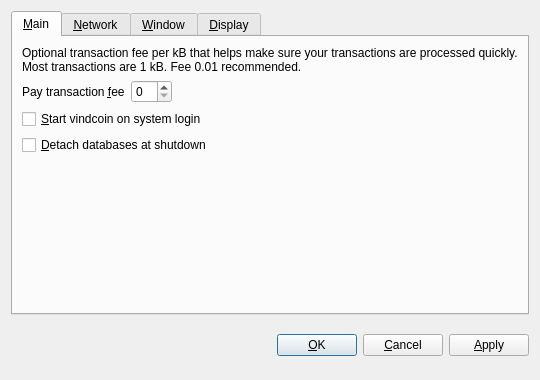
<?xml version="1.0" encoding="UTF-8"?>
<ui version="4.0">
 <class>OptionsDialog</class>
 <widget class="QDialog" name="OptionsDialog">
  <property name="geometry">
   <rect>
    <x>0</x>
    <y>0</y>
    <width>540</width>
    <height>380</height>
   </rect>
  </property>
  <property name="windowTitle">
   <string>Options</string>
  </property>
  <property name="modal">
   <bool>true</bool>
  </property>
  <layout class="QVBoxLayout" name="verticalLayout">
   <item>
    <widget class="QTabWidget" name="tabWidget">
     <property name="tabPosition">
      <enum>QTabWidget::North</enum>
     </property>
     <property name="currentIndex">
      <number>0</number>
     </property>
     <widget class="QWidget" name="tabMain">
      <attribute name="title">
       <string>&amp;Main</string>
      </attribute>
      <layout class="QVBoxLayout" name="verticalLayout_Main">
       <item>
        <widget class="QLabel" name="transactionFeeInfoLabel">
         <property name="text">
          <string>Optional transaction fee per kB that helps make sure your transactions are processed quickly. Most transactions are 1 kB. Fee 0.01 recommended.</string>
         </property>
         <property name="textFormat">
          <enum>Qt::PlainText</enum>
         </property>
         <property name="wordWrap">
          <bool>true</bool>
         </property>
        </widget>
       </item>
       <item>
        <layout class="QHBoxLayout" name="horizontalLayout_Main">
         <item>
          <widget class="QLabel" name="transactionFeeLabel">
           <property name="text">
            <string>Pay transaction &amp;fee</string>
           </property>
           <property name="textFormat">
            <enum>Qt::PlainText</enum>
           </property>
           <property name="buddy">
            <cstring>transactionFee</cstring>
           </property>
          </widget>
         </item>
         <item>
          <widget class="BitcoinAmountField" name="transactionFee"/>
         </item>
         <item>
          <spacer name="horizontalSpacer_Main">
           <property name="orientation">
            <enum>Qt::Horizontal</enum>
           </property>
           <property name="sizeHint" stdset="0">
            <size>
             <width>40</width>
             <height>20</height>
            </size>
           </property>
          </spacer>
         </item>
        </layout>
       </item>
       <item>
        <widget class="QCheckBox" name="bitcoinAtStartup">
         <property name="toolTip">
          <string>Automatically start vindcoin after logging in to the system.</string>
         </property>
         <property name="text">
          <string>&amp;Start vindcoin on system login</string>
         </property>
        </widget>
       </item>
       <item>
        <widget class="QCheckBox" name="detachDatabases">
         <property name="toolTip">
          <string>Detach block and address databases at shutdown. This means they can be moved to another data directory, but it slows down shutdown. The wallet is always detached.</string>
         </property>
         <property name="text">
          <string>&amp;Detach databases at shutdown</string>
         </property>
        </widget>
       </item>
       <item>
        <spacer name="verticalSpacer_Main">
         <property name="orientation">
          <enum>Qt::Vertical</enum>
         </property>
         <property name="sizeHint" stdset="0">
          <size>
           <width>20</width>
           <height>40</height>
          </size>
         </property>
        </spacer>
       </item>
      </layout>
     </widget>
     <widget class="QWidget" name="tabNetwork">
      <attribute name="title">
       <string>&amp;Network</string>
      </attribute>
      <layout class="QVBoxLayout" name="verticalLayout_Network">
       <item>
        <widget class="QCheckBox" name="mapPortUpnp">
         <property name="toolTip">
          <string>Automatically open the vindcoin client port on the router. This only works when your router supports UPnP and it is enabled.</string>
         </property>
         <property name="text">
          <string>Map port using &amp;UPnP</string>
         </property>
        </widget>
       </item>
       <item>
        <widget class="QCheckBox" name="connectSocks">
         <property name="toolTip">
          <string>Connect to the vindcoin network through a SOCKS proxy (e.g. when connecting through Tor).</string>
         </property>
         <property name="text">
          <string>&amp;Connect through SOCKS proxy:</string>
         </property>
        </widget>
       </item>
       <item>
        <layout class="QHBoxLayout" name="horizontalLayout_Network">
         <item>
          <widget class="QLabel" name="proxyIpLabel">
           <property name="text">
            <string>Proxy &amp;IP:</string>
           </property>
           <property name="textFormat">
            <enum>Qt::PlainText</enum>
           </property>
           <property name="buddy">
            <cstring>proxyIp</cstring>
           </property>
          </widget>
         </item>
         <item>
          <widget class="QValidatedLineEdit" name="proxyIp">
           <property name="maximumSize">
            <size>
             <width>140</width>
             <height>16777215</height>
            </size>
           </property>
           <property name="toolTip">
            <string>IP address of the proxy (e.g. 127.0.0.1)</string>
           </property>
          </widget>
         </item>
         <item>
          <widget class="QLabel" name="proxyPortLabel">
           <property name="text">
            <string>&amp;Port:</string>
           </property>
           <property name="textFormat">
            <enum>Qt::PlainText</enum>
           </property>
           <property name="buddy">
            <cstring>proxyPort</cstring>
           </property>
          </widget>
         </item>
         <item>
          <widget class="QLineEdit" name="proxyPort">
           <property name="maximumSize">
            <size>
             <width>55</width>
             <height>16777215</height>
            </size>
           </property>
           <property name="toolTip">
            <string>Port of the proxy (e.g. 9050)</string>
           </property>
          </widget>
         </item>
         <item>
          <widget class="QLabel" name="socksVersionLabel">
           <property name="text">
            <string>SOCKS &amp;Version:</string>
           </property>
           <property name="textFormat">
            <enum>Qt::PlainText</enum>
           </property>
           <property name="buddy">
            <cstring>socksVersion</cstring>
           </property>
          </widget>
         </item>
         <item>
          <widget class="QValueComboBox" name="socksVersion">
           <property name="toolTip">
            <string>SOCKS version of the proxy (e.g. 5)</string>
           </property>
          </widget>
         </item>
         <item>
          <spacer name="horizontalSpacer_Network">
           <property name="orientation">
            <enum>Qt::Horizontal</enum>
           </property>
           <property name="sizeHint" stdset="0">
            <size>
             <width>40</width>
             <height>20</height>
            </size>
           </property>
          </spacer>
         </item>
        </layout>
       </item>
       <item>
        <spacer name="verticalSpacer_Network">
         <property name="orientation">
          <enum>Qt::Vertical</enum>
         </property>
         <property name="sizeHint" stdset="0">
          <size>
           <width>20</width>
           <height>40</height>
          </size>
         </property>
        </spacer>
       </item>
      </layout>
     </widget>
     <widget class="QWidget" name="tabWindow">
      <attribute name="title">
       <string>&amp;Window</string>
      </attribute>
      <layout class="QVBoxLayout" name="verticalLayout_Window">
       <item>
        <widget class="QCheckBox" name="minimizeToTray">
         <property name="toolTip">
          <string>Show only a tray icon after minimizing the window.</string>
         </property>
         <property name="text">
          <string>&amp;Minimize to the tray instead of the taskbar</string>
         </property>
        </widget>
       </item>
       <item>
        <widget class="QCheckBox" name="minimizeOnClose">
         <property name="toolTip">
          <string>Minimize instead of exit the application when the window is closed. When this option is enabled, the application will be closed only after selecting Quit in the menu.</string>
         </property>
         <property name="text">
          <string>M&amp;inimize on close</string>
         </property>
        </widget>
       </item>
       <item>
        <spacer name="verticalSpacer_Window">
         <property name="orientation">
          <enum>Qt::Vertical</enum>
         </property>
         <property name="sizeHint" stdset="0">
          <size>
           <width>20</width>
           <height>40</height>
          </size>
         </property>
        </spacer>
       </item>
      </layout>
     </widget>
     <widget class="QWidget" name="tabDisplay">
      <attribute name="title">
       <string>&amp;Display</string>
      </attribute>
      <layout class="QVBoxLayout" name="verticalLayout_Display">
       <item>
        <layout class="QHBoxLayout" name="horizontalLayout_1_Display">
         <item>
          <widget class="QLabel" name="langLabel">
           <property name="text">
            <string>User Interface &amp;language:</string>
           </property>
           <property name="textFormat">
            <enum>Qt::PlainText</enum>
           </property>
           <property name="buddy">
            <cstring>lang</cstring>
           </property>
          </widget>
         </item>
         <item>
          <widget class="QValueComboBox" name="lang">
           <property name="toolTip">
            <string>The user interface language can be set here. This setting will take effect after restarting vindcoin.</string>
           </property>
          </widget>
         </item>
        </layout>
       </item>
       <item>
        <layout class="QHBoxLayout" name="horizontalLayout_2_Display">
         <item>
          <widget class="QLabel" name="unitLabel">
           <property name="text">
            <string>&amp;Unit to show amounts in:</string>
           </property>
           <property name="textFormat">
            <enum>Qt::PlainText</enum>
           </property>
           <property name="buddy">
            <cstring>unit</cstring>
           </property>
          </widget>
         </item>
         <item>
          <widget class="QValueComboBox" name="unit">
           <property name="toolTip">
            <string>Choose the default subdivision unit to show in the interface and when sending coins.</string>
           </property>
          </widget>
         </item>
        </layout>
       </item>
       <item>
        <widget class="QCheckBox" name="displayAddresses">
         <property name="toolTip">
          <string>Whether to show vindcoin addresses in the transaction list or not.</string>
         </property>
         <property name="text">
          <string>&amp;Display addresses in transaction list</string>
         </property>
        </widget>
       </item>
       <item>
        <widget class="QCheckBox" name="coinControlFeatures">
         <property name="toolTip">
          <string>Whether to show coin control features or not.</string>
         </property>
         <property name="text">
          <string>Display coin &amp;control features (experts only!)</string>
         </property>
        </widget>
       </item>
       <item>
        <spacer name="verticalSpacer_Display">
         <property name="orientation">
          <enum>Qt::Vertical</enum>
         </property>
         <property name="sizeHint" stdset="0">
          <size>
           <width>20</width>
           <height>40</height>
          </size>
         </property>
        </spacer>
       </item>
      </layout>
     </widget>
    </widget>
   </item>
   <item>
    <layout class="QHBoxLayout" name="horizontalLayout_Buttons">
     <item>
      <spacer name="horizontalSpacer_1">
       <property name="orientation">
        <enum>Qt::Horizontal</enum>
       </property>
       <property name="sizeHint" stdset="0">
        <size>
         <width>40</width>
         <height>48</height>
        </size>
       </property>
      </spacer>
     </item>
     <item>
      <widget class="QLabel" name="statusLabel">
       <property name="font">
        <font>
         <weight>75</weight>
         <bold>true</bold>
        </font>
       </property>
       <property name="text">
        <string/>
       </property>
       <property name="textFormat">
        <enum>Qt::PlainText</enum>
       </property>
       <property name="wordWrap">
        <bool>true</bool>
       </property>
      </widget>
     </item>
     <item>
      <spacer name="horizontalSpacer_2">
       <property name="orientation">
        <enum>Qt::Horizontal</enum>
       </property>
       <property name="sizeHint" stdset="0">
        <size>
         <width>40</width>
         <height>48</height>
        </size>
       </property>
      </spacer>
     </item>
     <item>
      <widget class="QPushButton" name="okButton">
       <property name="text">
        <string>&amp;OK</string>
       </property>
      </widget>
     </item>
     <item>
      <widget class="QPushButton" name="cancelButton">
       <property name="text">
        <string>&amp;Cancel</string>
       </property>
       <property name="autoDefault">
        <bool>false</bool>
       </property>
      </widget>
     </item>
     <item>
      <widget class="QPushButton" name="applyButton">
       <property name="text">
        <string>&amp;Apply</string>
       </property>
       <property name="autoDefault">
        <bool>false</bool>
       </property>
      </widget>
     </item>
    </layout>
   </item>
  </layout>
 </widget>
 <customwidgets>
  <customwidget>
   <class>BitcoinAmountField</class>
   <extends>QSpinBox</extends>
   <header>bitcoinamountfield.h</header>
  </customwidget>
  <customwidget>
   <class>QValueComboBox</class>
   <extends>QComboBox</extends>
   <header>qvaluecombobox.h</header>
  </customwidget>
  <customwidget>
   <class>QValidatedLineEdit</class>
   <extends>QLineEdit</extends>
   <header>qvalidatedlineedit.h</header>
  </customwidget>
 </customwidgets>
 <resources/>
 <connections/>
</ui>
